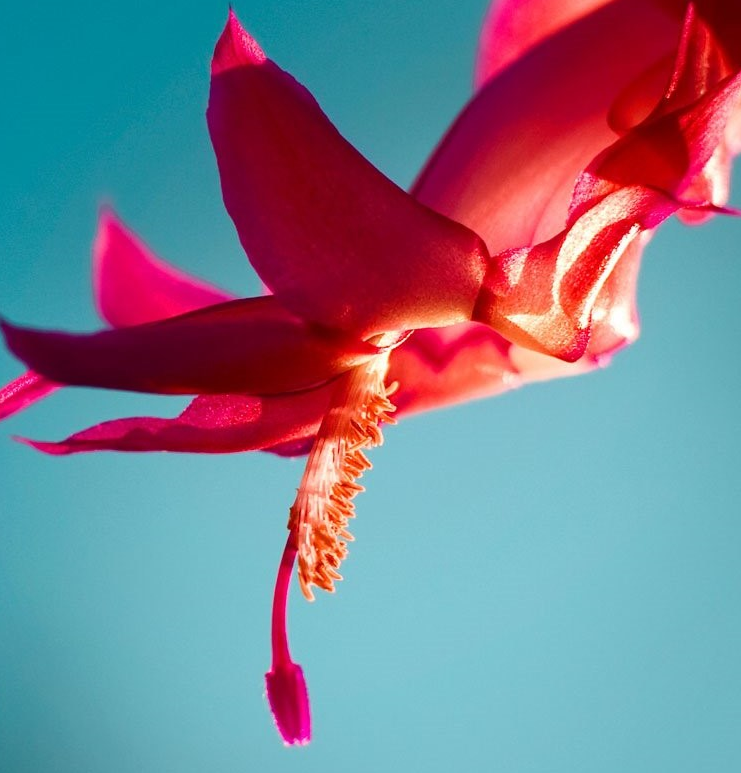
#> input picture Goruntu isleme/ekran.PNG, 741 x 773 px, found by its file name
$ python goruntu_isleme.py
#> lines starting #> are read from the running program, lines starting #| are printed output that depends on the picture
import cv2

resim = cv2.imread("ekran.png")
#> resim is the input picture: shape (773, 741, 3); mean B, G, R 141.2, 125, 123.4
cv2.imshow("goruntule", resim)

griresim=cv2.cvtColor(resim, cv2.COLOR_BGR2GRAY)
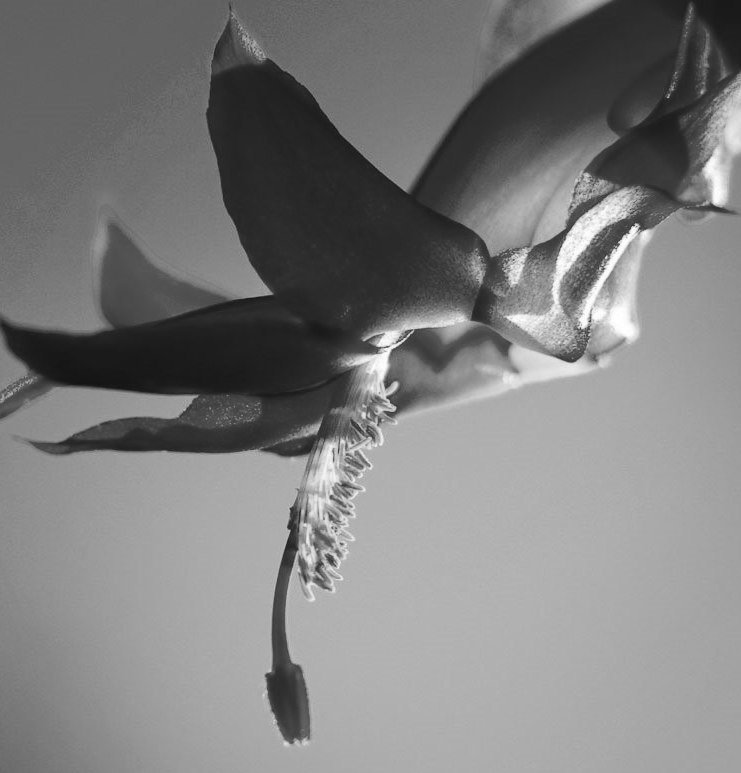
#> griresim: shape (773, 741); min 20, max 255, mean 126.3
cv2.imshow("goruntule2", griresim)

Blue=resim[:,:,0]
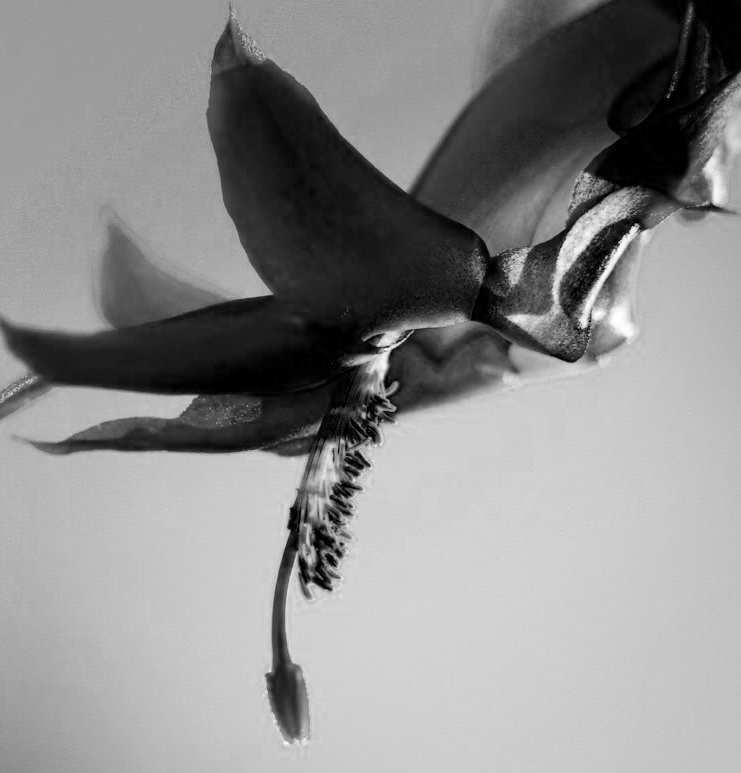
#> Blue: shape (773, 741); min 0, max 255, mean 141.2
Green=resim[:,:,1]
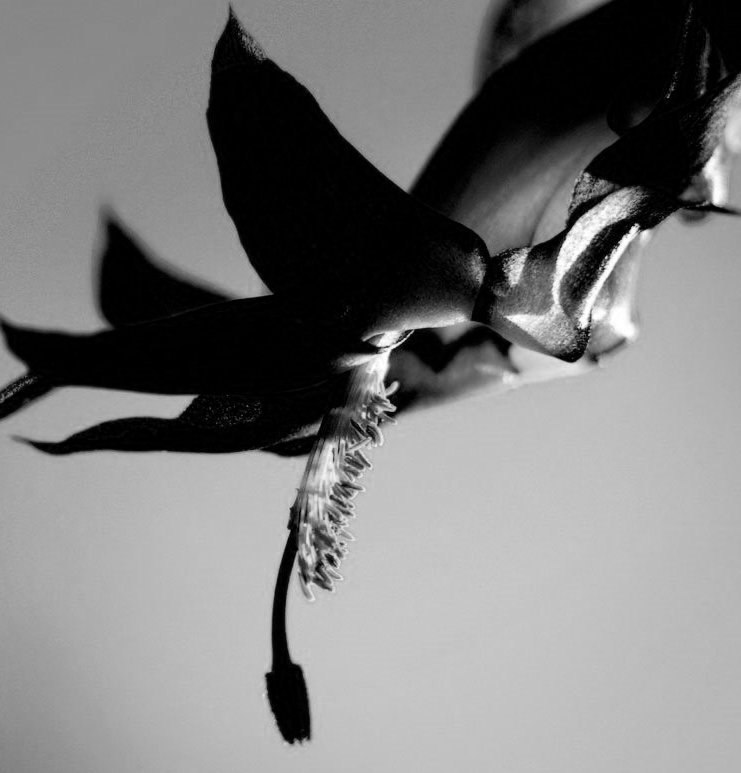
#> Green: shape (773, 741); min 0, max 255, mean 125
Red=resim[:,:,2]
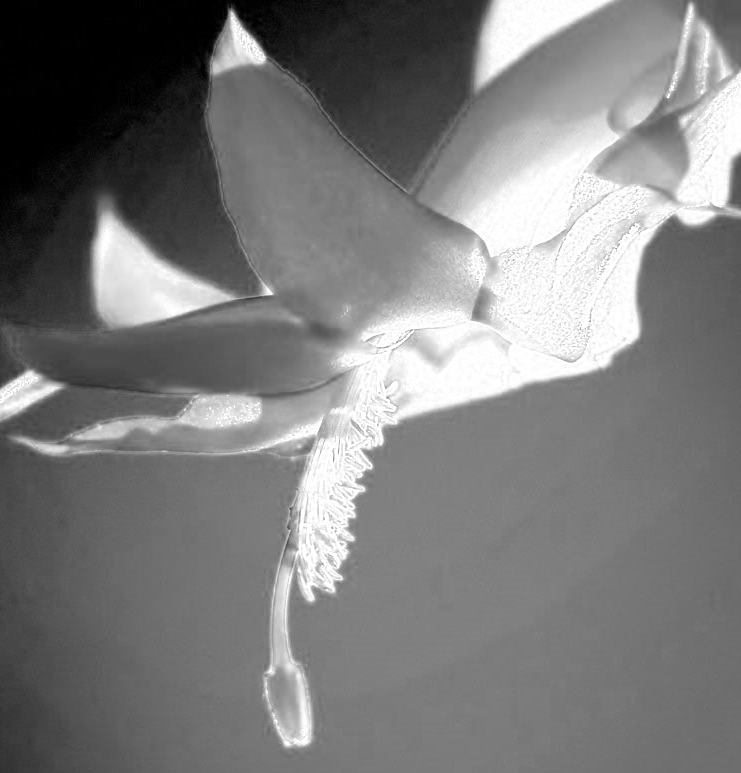
#> Red: shape (773, 741); min 0, max 255, mean 123.4

cv2.imshow("green band", Green)
cv2.imshow("blue band", Blue)
cv2.imshow("red band", Red)

histogram=cv2.calcHist(griresim, [0], None, [256], [0,255])
#> histogram = 256 values, max 156 at index 97, min 0 at index 0, mean 2.89

import matplotlib.pyplot as plt
plt.plot(histogram)
plt.title("Histogram")
plt.show()
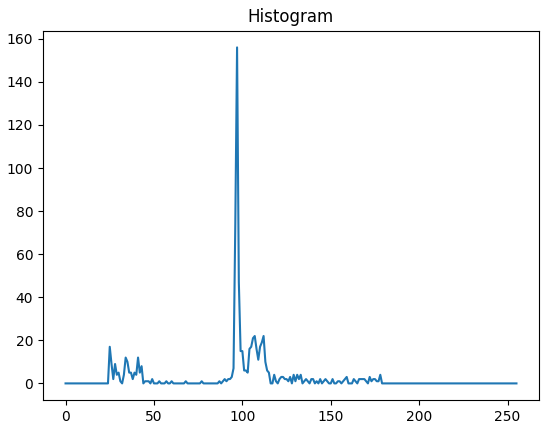
#> figure drawn by matplotlib, 1 panel; curve peaks at x = 97, y = 156

cv2.waitKey()
